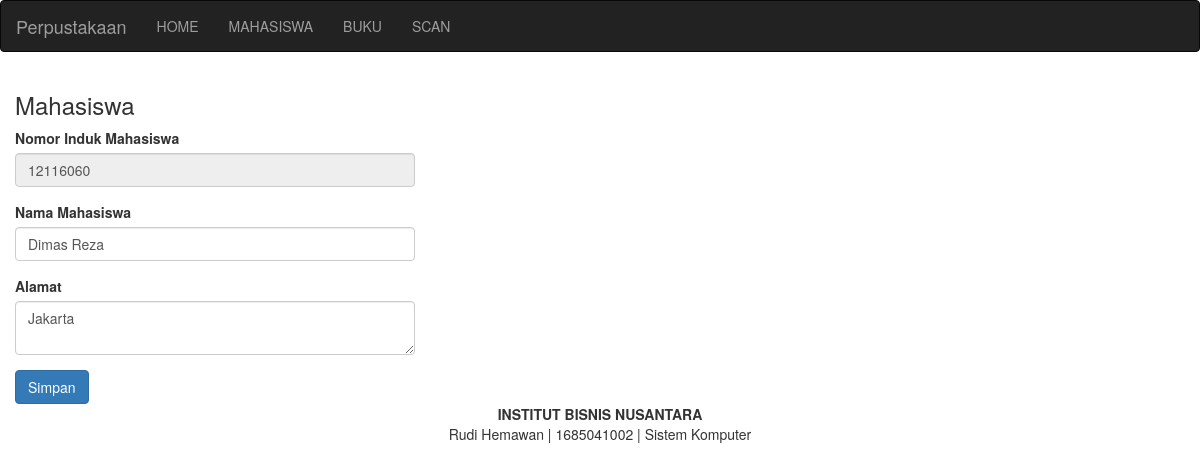
The page /perpus/edit.php?id=12116060 on the database its author committed.
### tables this page shows
CREATE TABLE `mahasiswa` (
  `nim` int(10) NOT NULL,
  `nokartu` varchar(20) NOT NULL,
  `nama` varchar(50) NOT NULL,
  `alamat` varchar(100) NOT NULL
);

### perpus/edit.php (the view, shortened to what this page needs)
<?php
	include "koneksi.php";
	$id = $_GET['id'];
	$cari = mysqli_query($konek, "select * from mahasiswa where nim='$id'");
	$hasil = mysqli_fetch_array($cari);
?>
<!DOCTYPE html>
<html>
<head>
	<?php include "header.php"; ?>
</head>
<body>
	<?php include "menu.php"; ?>
	<div class="container-fluid">
		<h3>Mahasiswa</h3>
		<form method="POST">
			<div class="form-group">
				<label>Nomor Induk Mahasiswa</label>
				<input type="text" name="nim" id="nim" placeholder="Masukkan NIM" class="form-control" style="width: 400px" readonly value="<?php echo $hasil['nim']; ?>">
			</div>
			<div class="form-group">
				<label>Nama Mahasiswa</label>
				<input type="text" name="nama" id="nama" placeholder="Nama Mahasiswa" class="form-control" style="width: 400px" value="<?php echo $hasil['nama']; ?>">
			</div>
			<div class="form-group">
				<label>Alamat</label>
				<textarea class="form-control" name="alamat" id="alamat" placeholder="Alamat" style="width: 400px"><?php echo $hasil['alamat']; ?></textarea>
			</div>
			<button class="btn btn-primary" name="btnSimpan" id="btnSimpan">Simpan</button>
		</form>
	</div>
	<?php include "footer.php"; ?>
</body>
</html>

### rows shown on the page
mahasiswa: nim "12116060", nama "Dimas Reza", alamat "Jakarta"
